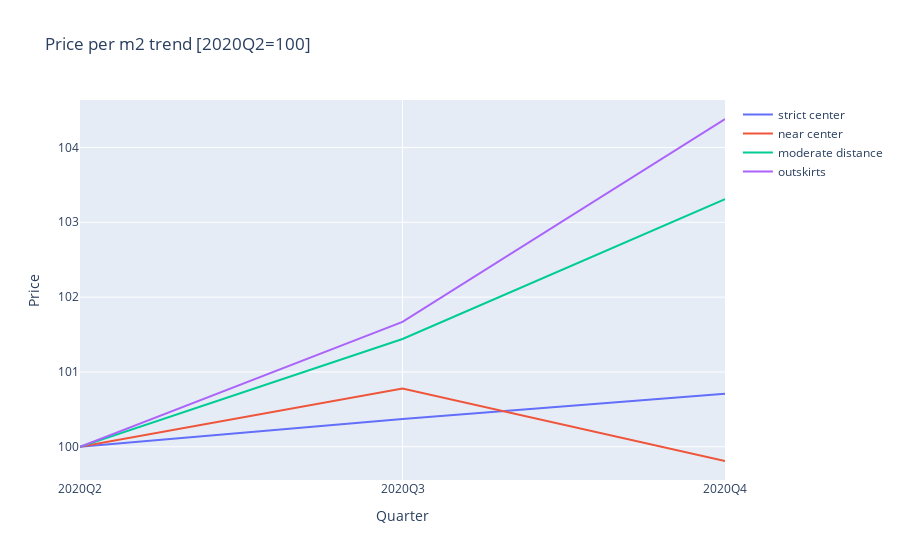

The cell this chart's notebook holds for it:
### Code cell
data = []
for area_group in df_graph.Area_group.unique():
    df_temp = df_graph.query("Area_group == '{}'".format(area_group))
    
    
    trace=go.Scatter(
                x=df_temp.offer_date_q,
                y=df_temp.unit_price_static,
                mode='lines',
                marker=dict(
                size=5

                ),
            name=area_group,

            )
    data.append(trace)
    
figure=go.Figure(
    data=data,
    layout=go.Layout(
        title="Price per m2 trend [2020Q2=100]",
            yaxis=dict(title="Price"),
        xaxis=dict(title="Quarter",type="category")

    
    ))
iplot(figure)

### Figure 1 — Plotly figure (JSON) as saved in the notebook; plotly's stock layout.template omitted (floating-point values rounded to 4 significant figures)
{"data": [{"marker": {"size": 5}, "mode": "lines", "name": "strict center", "type": "scatter", "x": ["2020Q2", "2020Q3", "2020Q4"], "y": [100, 100.4, 100.7]}, {"marker": {"size": 5}, "mode": "lines", "name": "near center", "type": "scatter", "x": ["2020Q2", "2020Q3", "2020Q4"], "y": [100, 100.8, 99.81]}, {"marker": {"size": 5}, "mode": "lines", "name": "moderate distance", "type": "scatter", "x": ["2020Q2", "2020Q3", "2020Q4"], "y": [100, 101.4, 103.3]}, {"marker": {"size": 5}, "mode": "lines", "name": "outskirts", "type": "scatter", "x": ["2020Q2", "2020Q3", "2020Q4"], "y": [100, 101.7, 104.4]}], "layout": {"title": {"text": "Price per m2 trend [2020Q2=100]"}, "xaxis": {"title": {"text": "Quarter"}, "type": "category"}, "yaxis": {"title": {"text": "Price"}}}}
